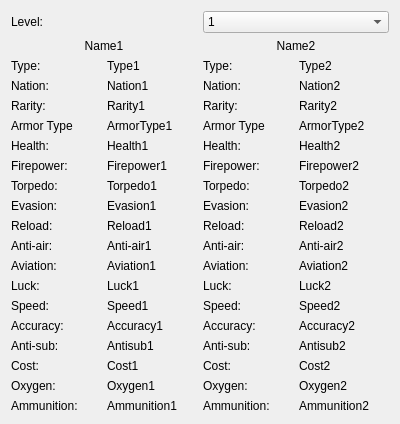
<?xml version="1.0" encoding="UTF-8"?>
<ui version="4.0">
 <class>ComparisonTwoShips</class>
 <widget class="QWidget" name="ComparisonTwoShips">
  <property name="geometry">
   <rect>
    <x>0</x>
    <y>0</y>
    <width>400</width>
    <height>400</height>
   </rect>
  </property>
  <property name="windowTitle">
   <string>Form</string>
  </property>
  <layout class="QGridLayout" name="gridLayout">
   <item row="1" column="1">
    <layout class="QGridLayout" name="ship1GridLayout">
     <item row="15" column="0">
      <widget class="QLabel" name="ship1AntisubTitleLabel">
       <property name="text">
        <string>Anti-sub:</string>
       </property>
      </widget>
     </item>
     <item row="7" column="0">
      <widget class="QLabel" name="ship1TorpedoTitleLabel">
       <property name="text">
        <string>Torpedo:</string>
       </property>
      </widget>
     </item>
     <item row="6" column="0">
      <widget class="QLabel" name="ship1FirepowerTitleLabel">
       <property name="text">
        <string>Firepower:</string>
       </property>
      </widget>
     </item>
     <item row="1" column="1">
      <widget class="QLabel" name="ship1TypeLabel">
       <property name="text">
        <string>Type1</string>
       </property>
      </widget>
     </item>
     <item row="2" column="1">
      <widget class="QLabel" name="ship1NationLabel">
       <property name="text">
        <string>Nation1</string>
       </property>
      </widget>
     </item>
     <item row="9" column="1">
      <widget class="QLabel" name="ship1ReloadLabel">
       <property name="text">
        <string>Reload1</string>
       </property>
      </widget>
     </item>
     <item row="16" column="1">
      <widget class="QLabel" name="ship1CostLabel">
       <property name="text">
        <string>Cost1</string>
       </property>
      </widget>
     </item>
     <item row="3" column="0">
      <widget class="QLabel" name="ship1RarityTitleLabel">
       <property name="text">
        <string>Rarity:</string>
       </property>
      </widget>
     </item>
     <item row="12" column="1">
      <widget class="QLabel" name="ship1LuckLabel">
       <property name="text">
        <string>Luck1</string>
       </property>
      </widget>
     </item>
     <item row="4" column="0">
      <widget class="QLabel" name="ship1ArmorTypeTitleLabel">
       <property name="text">
        <string>Armor Type</string>
       </property>
      </widget>
     </item>
     <item row="16" column="0">
      <widget class="QLabel" name="ship1CostTitleLabel">
       <property name="text">
        <string>Cost:</string>
       </property>
      </widget>
     </item>
     <item row="11" column="0">
      <widget class="QLabel" name="ship1AviationTitleLabel">
       <property name="text">
        <string>Aviation:</string>
       </property>
      </widget>
     </item>
     <item row="6" column="1">
      <widget class="QLabel" name="ship1FirepowerLabel">
       <property name="text">
        <string>Firepower1</string>
       </property>
      </widget>
     </item>
     <item row="10" column="0">
      <widget class="QLabel" name="ship1AntiairTitleLabel">
       <property name="text">
        <string>Anti-air:</string>
       </property>
      </widget>
     </item>
     <item row="17" column="1">
      <widget class="QLabel" name="ship1OxygenLabel">
       <property name="text">
        <string>Oxygen1</string>
       </property>
      </widget>
     </item>
     <item row="2" column="0">
      <widget class="QLabel" name="ship1NationTitleLabel">
       <property name="text">
        <string>Nation:</string>
       </property>
      </widget>
     </item>
     <item row="11" column="1">
      <widget class="QLabel" name="ship1AviationLabel">
       <property name="text">
        <string>Aviation1</string>
       </property>
      </widget>
     </item>
     <item row="5" column="1">
      <widget class="QLabel" name="ship1HealthLabel">
       <property name="text">
        <string>Health1</string>
       </property>
      </widget>
     </item>
     <item row="8" column="0">
      <widget class="QLabel" name="ship1EvasionTitleLabel">
       <property name="text">
        <string>Evasion:</string>
       </property>
      </widget>
     </item>
     <item row="15" column="1">
      <widget class="QLabel" name="ship1AntisubLabel">
       <property name="text">
        <string>Antisub1</string>
       </property>
      </widget>
     </item>
     <item row="13" column="0">
      <widget class="QLabel" name="ship1SpeedTitleLabel">
       <property name="text">
        <string>Speed:</string>
       </property>
      </widget>
     </item>
     <item row="17" column="0">
      <widget class="QLabel" name="ship1OxygenTitleLabel">
       <property name="text">
        <string>Oxygen:</string>
       </property>
      </widget>
     </item>
     <item row="4" column="1">
      <widget class="QLabel" name="ship1ArmorTypeLabel">
       <property name="text">
        <string>ArmorType1</string>
       </property>
      </widget>
     </item>
     <item row="12" column="0">
      <widget class="QLabel" name="ship1LuckTitleLabel">
       <property name="text">
        <string>Luck:</string>
       </property>
      </widget>
     </item>
     <item row="1" column="0">
      <widget class="QLabel" name="ship1TypeTitleLabel">
       <property name="text">
        <string>Type: </string>
       </property>
      </widget>
     </item>
     <item row="10" column="1">
      <widget class="QLabel" name="ship1AntiairLabel">
       <property name="text">
        <string>Anti-air1</string>
       </property>
      </widget>
     </item>
     <item row="0" column="0" colspan="2">
      <widget class="QLabel" name="ship1NameLabel">
       <property name="text">
        <string>Name1</string>
       </property>
       <property name="alignment">
        <set>Qt::AlignCenter</set>
       </property>
      </widget>
     </item>
     <item row="7" column="1">
      <widget class="QLabel" name="ship1TorpedoLabel">
       <property name="text">
        <string>Torpedo1</string>
       </property>
      </widget>
     </item>
     <item row="9" column="0">
      <widget class="QLabel" name="ship1ReloadTitleLabel">
       <property name="text">
        <string>Reload:</string>
       </property>
      </widget>
     </item>
     <item row="14" column="1">
      <widget class="QLabel" name="ship1AccuracyLabel">
       <property name="text">
        <string>Accuracy1</string>
       </property>
      </widget>
     </item>
     <item row="5" column="0">
      <widget class="QLabel" name="ship1HealthTitleLabel">
       <property name="text">
        <string>Health:</string>
       </property>
      </widget>
     </item>
     <item row="8" column="1">
      <widget class="QLabel" name="ship1EvasionLabel">
       <property name="text">
        <string>Evasion1</string>
       </property>
      </widget>
     </item>
     <item row="14" column="0">
      <widget class="QLabel" name="ship1AccuracyTitleLabel">
       <property name="text">
        <string>Accuracy:</string>
       </property>
      </widget>
     </item>
     <item row="3" column="1">
      <widget class="QLabel" name="ship1RarityLabel">
       <property name="text">
        <string>Rarity1</string>
       </property>
      </widget>
     </item>
     <item row="13" column="1">
      <widget class="QLabel" name="ship1SpeedLabel">
       <property name="text">
        <string>Speed1</string>
       </property>
      </widget>
     </item>
     <item row="18" column="0">
      <widget class="QLabel" name="ship1AmmunitionTitleLabel">
       <property name="text">
        <string>Ammunition:</string>
       </property>
      </widget>
     </item>
     <item row="18" column="1">
      <widget class="QLabel" name="ship1AmmunitionLabel">
       <property name="text">
        <string>Ammunition1</string>
       </property>
      </widget>
     </item>
    </layout>
   </item>
   <item row="0" column="2">
    <widget class="QComboBox" name="levelComboBox">
     <item>
      <property name="text">
       <string>1</string>
      </property>
     </item>
     <item>
      <property name="text">
       <string>100</string>
      </property>
     </item>
     <item>
      <property name="text">
       <string>120</string>
      </property>
     </item>
    </widget>
   </item>
   <item row="1" column="2">
    <layout class="QGridLayout" name="ship2GridLayout">
     <item row="2" column="0">
      <widget class="QLabel" name="ship2NationTitleLabel">
       <property name="text">
        <string>Nation:</string>
       </property>
      </widget>
     </item>
     <item row="12" column="0">
      <widget class="QLabel" name="ship2LuckTitleLabel">
       <property name="text">
        <string>Luck:</string>
       </property>
      </widget>
     </item>
     <item row="1" column="1">
      <widget class="QLabel" name="ship2TypeLabel">
       <property name="text">
        <string>Type2</string>
       </property>
      </widget>
     </item>
     <item row="5" column="0">
      <widget class="QLabel" name="ship2HealthTitleLabel">
       <property name="text">
        <string>Health:</string>
       </property>
      </widget>
     </item>
     <item row="5" column="1">
      <widget class="QLabel" name="ship2HealthLabel">
       <property name="text">
        <string>Health2</string>
       </property>
      </widget>
     </item>
     <item row="3" column="0">
      <widget class="QLabel" name="ship2RarityTitleLabel">
       <property name="text">
        <string>Rarity:</string>
       </property>
      </widget>
     </item>
     <item row="15" column="1">
      <widget class="QLabel" name="ship2AntisubLabel">
       <property name="text">
        <string>Antisub2</string>
       </property>
      </widget>
     </item>
     <item row="7" column="0">
      <widget class="QLabel" name="ship2TorpedoTitleLabel">
       <property name="text">
        <string>Torpedo:</string>
       </property>
      </widget>
     </item>
     <item row="12" column="1">
      <widget class="QLabel" name="ship2LuckLabel">
       <property name="text">
        <string>Luck2</string>
       </property>
      </widget>
     </item>
     <item row="16" column="1">
      <widget class="QLabel" name="ship2CostLabel">
       <property name="text">
        <string>Cost2</string>
       </property>
      </widget>
     </item>
     <item row="8" column="1">
      <widget class="QLabel" name="ship2EvasionLabel">
       <property name="text">
        <string>Evasion2</string>
       </property>
      </widget>
     </item>
     <item row="10" column="1">
      <widget class="QLabel" name="ship2AntiairLabel">
       <property name="text">
        <string>Anti-air2</string>
       </property>
      </widget>
     </item>
     <item row="11" column="0">
      <widget class="QLabel" name="ship2AviationTitleLabel">
       <property name="text">
        <string>Aviation:</string>
       </property>
      </widget>
     </item>
     <item row="4" column="1">
      <widget class="QLabel" name="ship2ArmorTypeLabel">
       <property name="text">
        <string>ArmorType2</string>
       </property>
      </widget>
     </item>
     <item row="13" column="0">
      <widget class="QLabel" name="ship2SpeedTitleLabel">
       <property name="text">
        <string>Speed:</string>
       </property>
      </widget>
     </item>
     <item row="13" column="1">
      <widget class="QLabel" name="ship2SpeedLabel">
       <property name="text">
        <string>Speed2</string>
       </property>
      </widget>
     </item>
     <item row="6" column="0">
      <widget class="QLabel" name="ship2FirepowerTitleLabel">
       <property name="text">
        <string>Firepower:</string>
       </property>
      </widget>
     </item>
     <item row="8" column="0">
      <widget class="QLabel" name="ship2EvasionTitleLabel">
       <property name="text">
        <string>Evasion:</string>
       </property>
      </widget>
     </item>
     <item row="17" column="1">
      <widget class="QLabel" name="ship2OxygenLabel">
       <property name="text">
        <string>Oxygen2</string>
       </property>
      </widget>
     </item>
     <item row="2" column="1">
      <widget class="QLabel" name="ship2NationLabel">
       <property name="text">
        <string>Nation2</string>
       </property>
      </widget>
     </item>
     <item row="10" column="0">
      <widget class="QLabel" name="ship2AntiairTitleLabel">
       <property name="text">
        <string>Anti-air:</string>
       </property>
      </widget>
     </item>
     <item row="4" column="0">
      <widget class="QLabel" name="ship2ArmorTypeTitleLabel">
       <property name="text">
        <string>Armor Type</string>
       </property>
      </widget>
     </item>
     <item row="14" column="0">
      <widget class="QLabel" name="ship2AccuracyTitleLabel">
       <property name="text">
        <string>Accuracy:</string>
       </property>
      </widget>
     </item>
     <item row="7" column="1">
      <widget class="QLabel" name="ship2TorpedoLabel">
       <property name="text">
        <string>Torpedo2</string>
       </property>
      </widget>
     </item>
     <item row="0" column="0" colspan="2">
      <widget class="QLabel" name="ship2NameLabel">
       <property name="text">
        <string>Name2</string>
       </property>
       <property name="alignment">
        <set>Qt::AlignCenter</set>
       </property>
      </widget>
     </item>
     <item row="1" column="0">
      <widget class="QLabel" name="ship2TypeTitleLabel">
       <property name="text">
        <string>Type:</string>
       </property>
      </widget>
     </item>
     <item row="11" column="1">
      <widget class="QLabel" name="ship2AviationLabel">
       <property name="text">
        <string>Aviation2</string>
       </property>
      </widget>
     </item>
     <item row="6" column="1">
      <widget class="QLabel" name="ship2FirepowerLabel">
       <property name="text">
        <string>Firepower2</string>
       </property>
      </widget>
     </item>
     <item row="16" column="0">
      <widget class="QLabel" name="ship2CostTitleLabel">
       <property name="text">
        <string>Cost:</string>
       </property>
      </widget>
     </item>
     <item row="17" column="0">
      <widget class="QLabel" name="ship2OxygenTitleLabel">
       <property name="text">
        <string>Oxygen:</string>
       </property>
      </widget>
     </item>
     <item row="9" column="0">
      <widget class="QLabel" name="ship2ReloadTitleLabel">
       <property name="text">
        <string>Reload:</string>
       </property>
      </widget>
     </item>
     <item row="15" column="0">
      <widget class="QLabel" name="ship2AntisubTitleLabel">
       <property name="text">
        <string>Anti-sub:</string>
       </property>
      </widget>
     </item>
     <item row="3" column="1">
      <widget class="QLabel" name="ship2RarityLabel">
       <property name="text">
        <string>Rarity2</string>
       </property>
      </widget>
     </item>
     <item row="14" column="1">
      <widget class="QLabel" name="ship2AccuracyLabel">
       <property name="text">
        <string>Accuracy2</string>
       </property>
      </widget>
     </item>
     <item row="9" column="1">
      <widget class="QLabel" name="ship2ReloadLabel">
       <property name="text">
        <string>Reload2</string>
       </property>
      </widget>
     </item>
     <item row="18" column="0">
      <widget class="QLabel" name="ship2AmmunitionTitleLabel">
       <property name="text">
        <string>Ammunition:</string>
       </property>
      </widget>
     </item>
     <item row="18" column="1">
      <widget class="QLabel" name="ship2AmmunitionLabel">
       <property name="text">
        <string>Ammunition2</string>
       </property>
      </widget>
     </item>
    </layout>
   </item>
   <item row="0" column="1">
    <widget class="QLabel" name="levelLabel">
     <property name="text">
      <string>Level:</string>
     </property>
    </widget>
   </item>
  </layout>
 </widget>
 <resources/>
 <connections/>
</ui>
